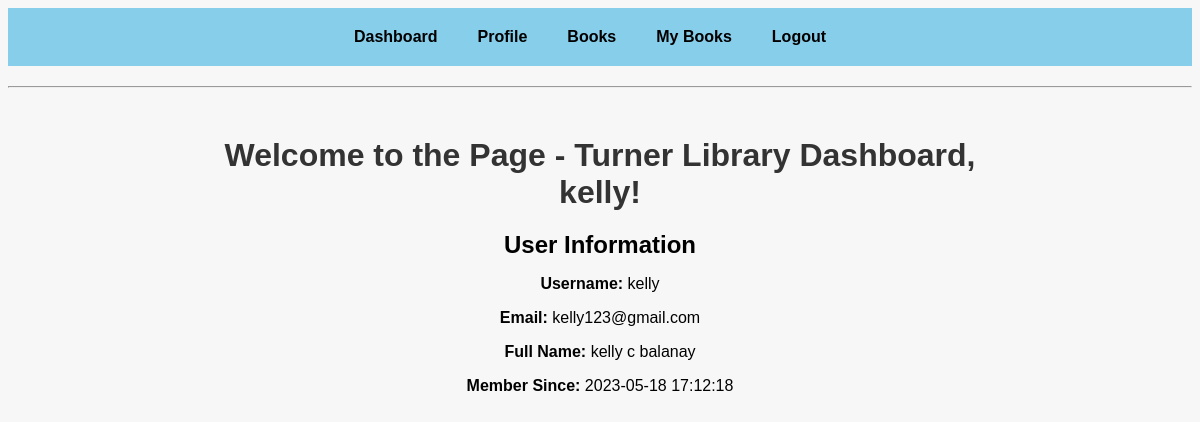
/user/user_dash.php (signed in), run on the app's committed database.
### tables this page shows
CREATE TABLE `user` (
  `id` int(11) NOT NULL,
  `firstname` varchar(50) DEFAULT NULL,
  `lastname` varchar(50) DEFAULT NULL,
  `MI` varchar(2) DEFAULT NULL,
  `address` varchar(100) DEFAULT NULL,
  `phone` varchar(15) DEFAULT NULL,
  `email` varchar(100) DEFAULT NULL,
  `username` varchar(50) DEFAULT NULL,
  `password` varchar(50) DEFAULT NULL,
  `date_created` timestamp NOT NULL DEFAULT current_timestamp(),
  `date_updated` timestamp NOT NULL DEFAULT current_timestamp() ON UPDATE current_timestamp()
);

### user/user_dash.php (the view, shortened to what this page needs)
<?php
include "dash_header.php";
include "../conn.php";
$username = $_SESSION['username'];
$query = "SELECT * FROM user WHERE username = '$username'";
$result = mysqli_query($conn, $query);
$user = mysqli_fetch_assoc($result);
?>
<!DOCTYPE html>
<html>
<head>
</head>
<hr>
<body>
    <div class="container">
        <h1>Welcome to the Page - Turner Library Dashboard, <?php echo $user['firstname']; ?>!</h1>
        <div class="user-info">
            <h2>User Information</h2>
            <p><strong>Username:</strong> <?php echo $user['username']; ?></p>
            <p><strong>Email:</strong> <?php echo $user['email']; ?></p>
            <p><strong>Full Name:</strong> <?php echo $user['firstname'] . ' ' . $user['MI'] . ' ' . $user['lastname']; ?></p>
            <p><strong>Member Since:</strong> <?php echo $user['date_created']; ?></p>
        </div>
    </div>
</body>
</html>

### user/user_dash.php (style rules this page uses)
body { background-color: #f7f7f7; font-family: Arial, sans-serif; }
.container { max-width: 800px; margin: 0 auto; padding: 20px; text-align: center ; }
h1 { color: #333; margin-bottom: 20px; }
.user-info { margin-bottom: 20px; }
.user-info h2 { margin-bottom: 10px; }
.user-info p { margin-bottom: 5px; }

### data on the page
user: firstname "kelly", username "kelly", email "kelly123@gmail.com", MI "c", lastname "balanay", date_created "2023-05-18 17:12:18"
